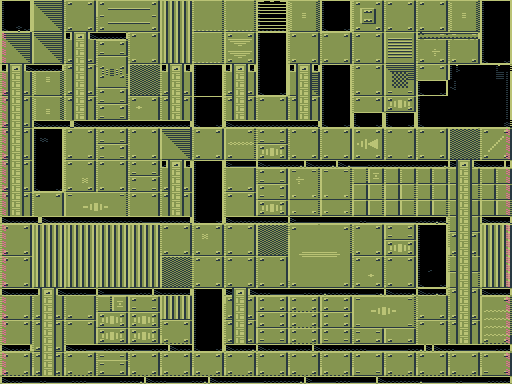

Rendered tile map (Tiled .tmx) drawn with the repository's tilesets; below, a short description and the map source with its tile grids summarised:
An orthogonal 64x48 tile map with 8x8 px tiles, 2 tile layers (Background, Platforms), 3 tilesets and 17 objects (6x move_x, 3x exit, big_chase, move_y, chase, ...).

<map version="1.4" tiledversion="2020.07.21" orientation="orthogonal" renderorder="right-down" compressionlevel="0" width="64" height="48" tilewidth="8" tileheight="8" infinite="0" nextlayerid="9" nextobjectid="276">
 <properties>
  <property name="COLOR" value="blue" />
  <property name="COLOR_FG" value="red" />
  <property name="NAME" value="Junction" />
  <property name="TYPE" type="int" value="0" />
 </properties>
 <tileset firstgid="1" name="tiles_bg_0" tilewidth="8" tileheight="8" tilecount="720" columns="24">
  <image source="../images/tiles_bg_0.png" width="192" height="240" />
 </tileset>
 <tileset firstgid="721" name="tiles_fg_0" tilewidth="8" tileheight="8" tilecount="112" columns="8">
  <image source="../images/tiles_fg_0.png" width="64" height="112" />
 </tileset>
 <tileset firstgid="833" name="editor_entity" tilewidth="32" tileheight="32" tilecount="48" columns="6">
  <image source="editor_entity.png" width="192" height="256" />
 </tileset>
 <layer id="1" name="Background" width="64" height="48" locked="1">
  <data>[3072 cells, 3072 non-empty, 433 distinct tile ids]</data>
 </layer>
 <layer id="2" name="Platforms" width="64" height="48" locked="1">
  <data>[3072 cells, 994 non-empty, 46 distinct tile ids]</data>
 </layer>
 <objectgroup id="4" name="Entities">
  <object id="258" name="red" type="big_chase" gid="846" x="351.167" y="328.333" width="32" height="32">
   <properties>
    <property name="distance" type="int" value="90" />
   </properties>
  </object>
  <object id="259" name="A" type="exit" gid="858" x="416" y="381.833" width="32" height="32">
   <properties>
    <property name="goto" value="level_01:A" />
   </properties>
  </object>
  <object id="260" name="B" type="exit" gid="858" x="92" y="379.833" width="32" height="32">
   <properties>
    <property name="goto" value="level_08:A" />
   </properties>
  </object>
  <object id="261" name="C" type="exit" gid="858" x="93.333" y="35.1666" width="32" height="32">
   <properties>
    <property name="goto" value="level_03:A" />
   </properties>
  </object>
  <object id="262" gid="867" x="448.666" y="34.5" width="32" height="32" />
  <object id="263" gid="862" x="95.3337" y="89.1666" width="32" height="32" />
  <object id="264" name="green" type="move_x" gid="833" x="53.3337" y="286.499" width="32" height="32">
   <properties>
    <property name="distance" type="int" value="16" />
   </properties>
  </object>
  <object id="265" name="red" type="move_y" gid="833" x="344.667" y="64.5" width="32" height="32" />
  <object id="266" name="yellow" type="move_x" gid="836" x="-5.33333" y="347.833" width="32" height="32">
   <properties>
    <property name="distance" type="int" value="12" />
   </properties>
  </object>
  <object id="267" name="yellow" type="move_x" gid="836" x="63.333" y="161.166" width="32" height="32">
   <properties>
    <property name="distance" type="int" value="10" />
   </properties>
  </object>
  <object id="268" name="yellow2" type="chase" gid="836" x="287.333" y="255.833" width="32" height="32">
   <properties>
    <property name="speed" type="float" value="0.88" />
   </properties>
  </object>
  <object id="269" name="red" type="move_x" gid="836" x="321.167" y="160.833" width="32" height="32" />
  <object id="270" name="red" type="move_x" gid="834" x="194.667" y="64.5" width="32" height="32">
   <properties>
    <property name="platform_bound" type="bool" value="true" />
   </properties>
  </object>
  <object id="271" name="green2" type="move_x" gid="835" x="28.6666" y="220.667" width="32" height="32">
   <properties>
    <property name="platform_bound" type="bool" value="true" />
   </properties>
  </object>
  <object id="272" name="blue" type="bounce" gid="838" x="125.333" y="87.1666" width="32" height="32">
   <properties>
    <property name="speed" type="float" value="0.8" />
   </properties>
  </object>
  <object id="274" gid="859" x="382" y="287.333" width="32" height="32" />
  <object id="275" gid="880" x="125.9" y="347.555" width="32" height="32" />
 </objectgroup>
</map>
